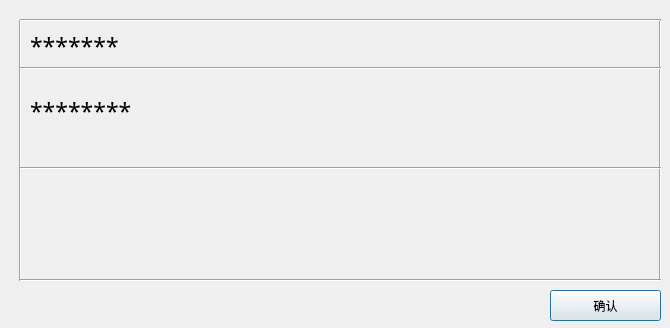
<?xml version="1.0" encoding="UTF-8"?>
<ui version="4.0">
 <class>CFaultInfoDialog</class>
 <widget class="QDialog" name="CFaultInfoDialog">
  <property name="geometry">
   <rect>
    <x>0</x>
    <y>0</y>
    <width>670</width>
    <height>328</height>
   </rect>
  </property>
  <property name="windowTitle">
   <string>Dialog</string>
  </property>
  <property name="styleSheet">
   <string notr="true"/>
  </property>
  <widget class="QLabel" name="label_code">
   <property name="geometry">
    <rect>
     <x>30</x>
     <y>30</y>
     <width>181</width>
     <height>31</height>
    </rect>
   </property>
   <property name="font">
    <font>
     <family>AR PL ShanHeiSun Uni</family>
     <pointsize>17</pointsize>
    </font>
   </property>
   <property name="styleSheet">
    <string notr="true"/>
   </property>
   <property name="text">
    <string>*******</string>
   </property>
  </widget>
  <widget class="QLabel" name="label_name">
   <property name="geometry">
    <rect>
     <x>30</x>
     <y>80</y>
     <width>621</width>
     <height>61</height>
    </rect>
   </property>
   <property name="font">
    <font>
     <family>AR PL ShanHeiSun Uni</family>
     <pointsize>17</pointsize>
    </font>
   </property>
   <property name="text">
    <string>********</string>
   </property>
   <property name="wordWrap">
    <bool>true</bool>
   </property>
  </widget>
  <widget class="QLabel" name="label_advice">
   <property name="geometry">
    <rect>
     <x>30</x>
     <y>130</y>
     <width>621</width>
     <height>141</height>
    </rect>
   </property>
   <property name="font">
    <font>
     <family>AR PL ShanHeiSun Uni</family>
     <pointsize>17</pointsize>
    </font>
   </property>
   <property name="text">
    <string/>
   </property>
   <property name="wordWrap">
    <bool>true</bool>
   </property>
  </widget>
  <widget class="QPushButton" name="pushButton">
   <property name="geometry">
    <rect>
     <x>550</x>
     <y>290</y>
     <width>111</width>
     <height>31</height>
    </rect>
   </property>
   <property name="text">
    <string>确认</string>
   </property>
  </widget>
  <widget class="Line" name="line">
   <property name="geometry">
    <rect>
     <x>10</x>
     <y>20</y>
     <width>21</width>
     <height>261</height>
    </rect>
   </property>
   <property name="frameShadow">
    <enum>QFrame::Sunken</enum>
   </property>
   <property name="orientation">
    <enum>Qt::Vertical</enum>
   </property>
  </widget>
  <widget class="Line" name="line_2">
   <property name="geometry">
    <rect>
     <x>650</x>
     <y>20</y>
     <width>21</width>
     <height>261</height>
    </rect>
   </property>
   <property name="frameShadow">
    <enum>QFrame::Sunken</enum>
   </property>
   <property name="orientation">
    <enum>Qt::Vertical</enum>
   </property>
  </widget>
  <widget class="Line" name="line_3">
   <property name="geometry">
    <rect>
     <x>20</x>
     <y>10</y>
     <width>641</width>
     <height>20</height>
    </rect>
   </property>
   <property name="frameShadow">
    <enum>QFrame::Sunken</enum>
   </property>
   <property name="lineWidth">
    <number>1</number>
   </property>
   <property name="orientation">
    <enum>Qt::Horizontal</enum>
   </property>
  </widget>
  <widget class="Line" name="line_4">
   <property name="geometry">
    <rect>
     <x>20</x>
     <y>60</y>
     <width>641</width>
     <height>16</height>
    </rect>
   </property>
   <property name="frameShadow">
    <enum>QFrame::Sunken</enum>
   </property>
   <property name="lineWidth">
    <number>1</number>
   </property>
   <property name="orientation">
    <enum>Qt::Horizontal</enum>
   </property>
  </widget>
  <widget class="Line" name="line_6">
   <property name="geometry">
    <rect>
     <x>20</x>
     <y>160</y>
     <width>641</width>
     <height>16</height>
    </rect>
   </property>
   <property name="frameShadow">
    <enum>QFrame::Sunken</enum>
   </property>
   <property name="lineWidth">
    <number>1</number>
   </property>
   <property name="orientation">
    <enum>Qt::Horizontal</enum>
   </property>
  </widget>
  <widget class="Line" name="line_7">
   <property name="geometry">
    <rect>
     <x>20</x>
     <y>270</y>
     <width>641</width>
     <height>20</height>
    </rect>
   </property>
   <property name="font">
    <font>
     <family>SimHei</family>
     <pointsize>20</pointsize>
    </font>
   </property>
   <property name="frameShadow">
    <enum>QFrame::Sunken</enum>
   </property>
   <property name="lineWidth">
    <number>1</number>
   </property>
   <property name="orientation">
    <enum>Qt::Horizontal</enum>
   </property>
  </widget>
 </widget>
 <resources/>
 <connections/>
</ui>
